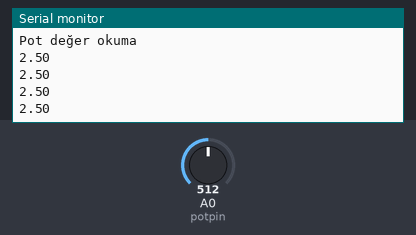
The sketch below on a simulated Arduino Uno, built with avr-gcc and run on an emulated ATmega328P. Parts: the last lines printed to the serial monitor. The inputs (shaded band) are chosen by the test bench; at power-on: A0 (potpin) = 512.

Above: at 1.2 s.
1.3 s: A0 (potpin) set to 716
At 1.71 s:
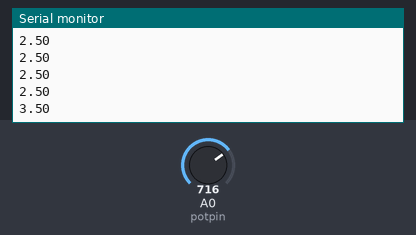
2.8 s: A0 (potpin) set to 900
At 2.91 s:
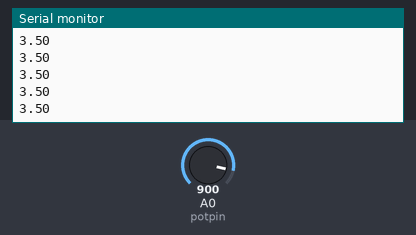
Timing chart, 0 to 5.8 s (numbered marks = the images above; inputs shaded):
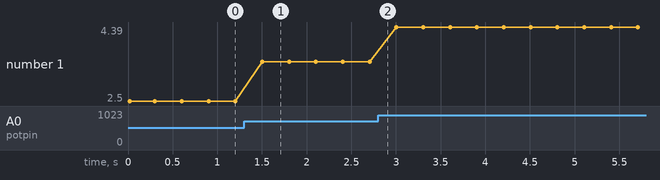

The sketch:

analog-signal-read.ino
```cpp
#define potpin A0
int val = 0;

void setup() {
  Serial.begin(9600);
  // put your setup code here, to run once:
  Serial.println("Pot değer okuma");
}

void loop() {
  // put your main code here, to run repeatedly:
  val = analogRead(potpin);
  float gerilim = (5.00/1024.00)*val;
  Serial.println(gerilim);
  delay(300);
}
```

Measured:
- after the input at 1.3 s, the serial monitor: prints a new line after 0.20 s (image 1)
- plotted number 1: 2.5 → 3.5 after the input at 1.3 s, 3.5 → 4.39 after the input at 2.8 s
